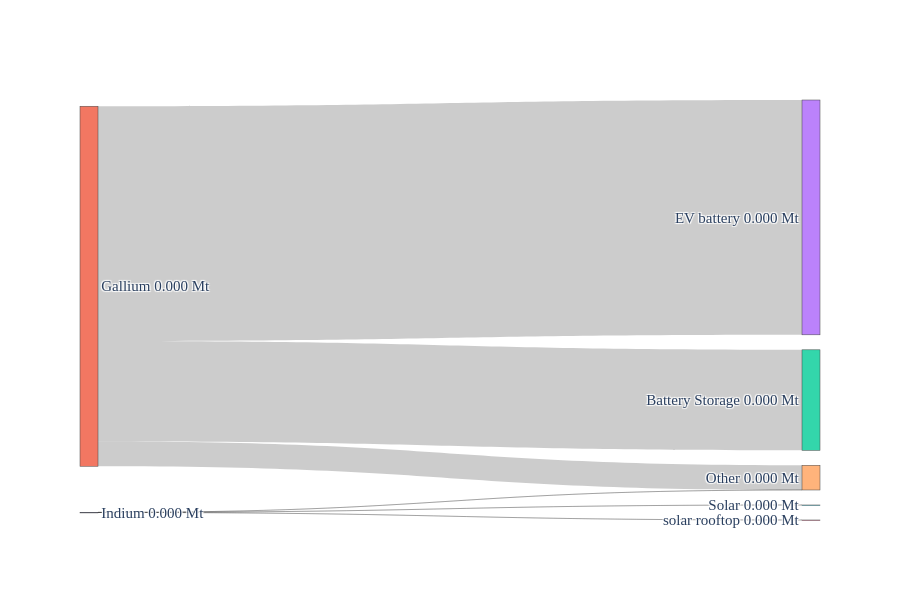

The notebook cell saved with this chart:
### Code cell
network_key = sample_low_wind
df_merged, totals_Mt = compute_mineral_usage(network_key, n, all_minerals, "Market share current", mineral_intensities, tech_scenarios)

# assuming `criticality` DataFrame exists and includes
# "GeoPolRisk Characterization Factor [eq. Kg-Cu/Kg]" and a mineral name column
plot_mineral_to_tech_sankey(
    df_merged,
    [ 'Indium', 'Gallium'],
    tech_col=None,
    network_name=network_key,
    mode='mass',
    # criticality_df=criticality,
    criticality_min_col=None,   # or the actual mineral name column in your `criticality` DF
    criticality_score_col="GeoPolRisk Characterization Factor [eq. Kg-Cu/Kg]",
    fmt_decimals=3,
    min_tech_share=0.05
)

### Figure 1 — Plotly figure (JSON) as saved in the notebook; plotly's stock layout.template omitted (floating-point values rounded to 4 significant figures)
{"data": [{"link": {"customdata": ["Gallium → Battery Storage: 0.000 Mt", "Gallium → EV battery: 0.000 Mt", "Gallium → Other: 0.000 Mt", "Indium → Other: 0.000 Mt", "Indium → Solar: 0.000 Mt", "Indium → solar rooftop: 0.000 Mt"], "source": [1, 1, 1, 0, 0, 0], "target": [2, 3, 4, 4, 5, 6], "value": [0.000138, 0.0003225, 3.393e-05, 1.975e-11, 5e-09, 5e-09]}, "node": {"customdata": [1.002e-08, 0.0004944, 0.000138, 0.0003225, 3.393e-05, 5e-09, 5e-09], "label": ["Indium\n0.000 Mt", "Gallium\n0.000 Mt", "Battery Storage\n0.000 Mt", "EV battery\n0.000 Mt", "Other\n0.000 Mt", "Solar\n0.000 Mt", "solar rooftop\n0.000 Mt"], "pad": 15, "thickness": 18}, "type": "sankey"}], "layout": {"font": {"family": "Georgia, serif, Arial, sans-serif", "size": 15}, "height": 600, "title": {"text": ""}, "width": 900}}
